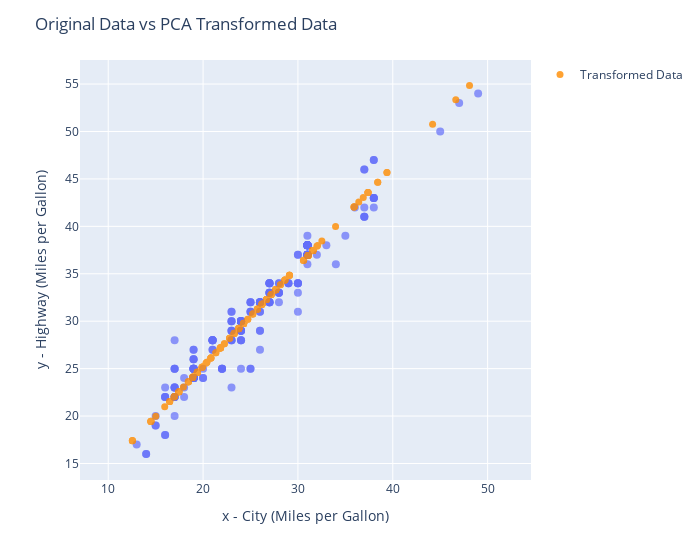

The cell this chart's notebook holds for it:
### Code cell
# Plotting the original data
fig = px.scatter(data, x='city_mpg', y='highway_mpg', width=700)

# Manually update the legend for the original data
fig.data[0].name = 'Original Data'

# Here we update the traces to increase the marker size
fig.update_traces(marker=dict(size=8, opacity=0.7), selector=dict(mode='markers'))

# Plotting the transformed data
fig.add_scatter(x=data_pca.city_mpg, y=data_pca.highway_mpg, opacity=0.8, 
                mode='markers', marker=dict(color='darkorange', size = 7), 
                name='Transformed Data')

# Update the axes to be equal
fig.update_xaxes(scaleanchor="y", scaleratio=1)
fig.update_yaxes(constrain='domain') # This makes the y-axis range equal to the x-axis range

fig.update_layout(title="Original Data vs PCA Transformed Data",
    xaxis=dict(title='x - City (Miles per Gallon)', scaleanchor="y", scaleratio=1),
    yaxis=dict(title='y - Highway (Miles per Gallon)', scaleanchor="x", scaleratio=1))

# Show the figure
fig.show()

### Figure 1 — Plotly figure (JSON) as saved in the notebook; plotly's stock layout.template omitted (floating-point values rounded to 4 significant figures; data arrays with more than 128 entries replaced by an {"elided": "..."} marker saying what was removed)
{"data": [{"hovertemplate": "city_mpg=%{x}<br>highway_mpg=%{y}<extra></extra>", "legendgroup": "", "marker": {"color": "#636efa", "opacity": 0.7, "size": 8, "symbol": "circle"}, "mode": "markers", "name": "Original Data", "orientation": "v", "showlegend": false, "type": "scatter", "x": {"elided": "205 int values"}, "xaxis": "x", "y": {"elided": "205 int values"}, "yaxis": "y"}, {"marker": {"color": "darkorange", "size": 7}, "mode": "markers", "name": "Transformed Data", "opacity": 0.8, "type": "scatter", "x": {"elided": "205 float values"}, "y": {"elided": "205 float values"}}], "layout": {"legend": {"tracegroupgap": 0}, "margin": {"t": 60}, "title": {"text": "Original Data vs PCA Transformed Data"}, "width": 700, "xaxis": {"anchor": "y", "domain": [0, 1], "scaleanchor": "y", "scaleratio": 1, "title": {"text": "x - City (Miles per Gallon)"}}, "yaxis": {"anchor": "x", "constrain": "domain", "domain": [0, 1], "scaleanchor": "x", "scaleratio": 1, "title": {"text": "y - Highway (Miles per Gallon)"}}}}
